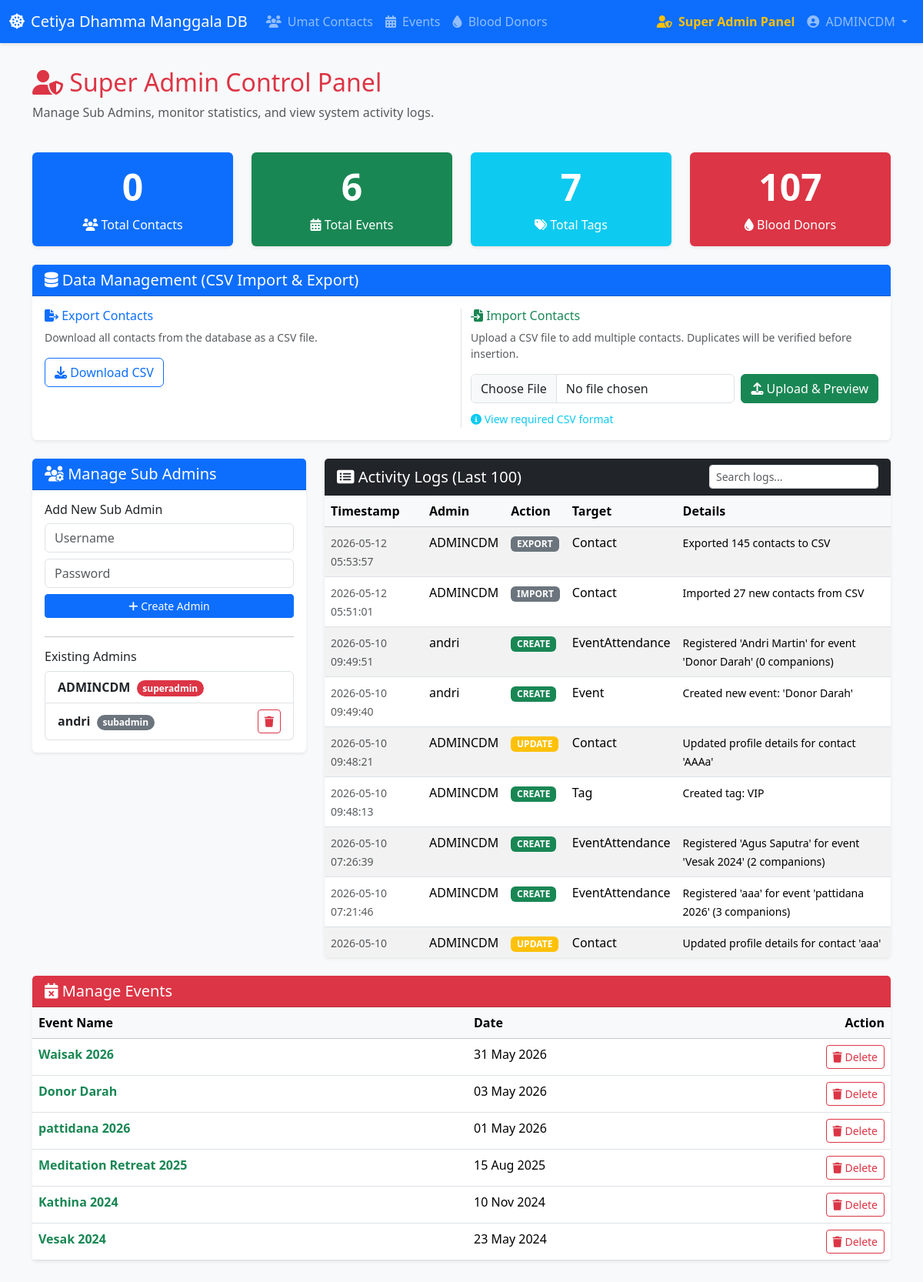
The page /superadmin (signed in) on the database as committed earlier.
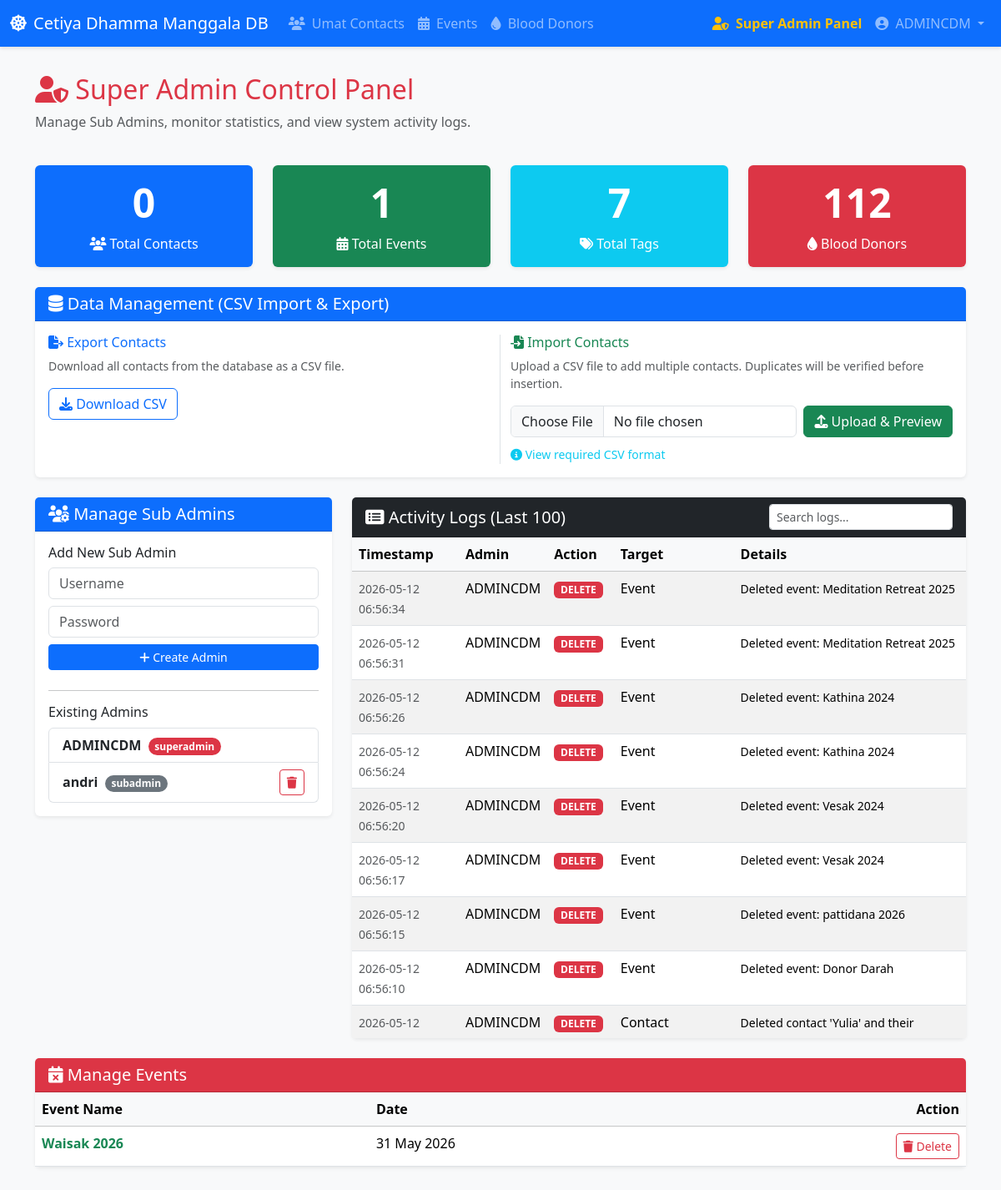
The same page on the database as committed later.
### models.py (models this page shows)
class Admin(Base):
    __tablename__ = 'admins'
    id = Column(Integer, primary_key=True, index=True)
    username = Column(String, unique=True, index=True)
    password = Column(String)
    role = Column(String, default="subadmin") # "superadmin" or "subadmin"
    activities = relationship("ActivityLog", back_populates="admin")

class ActivityLog(Base):
    __tablename__ = 'activity_logs'
    id = Column(Integer, primary_key=True, index=True)
    timestamp = Column(DateTime, default=datetime.datetime.utcnow)
    admin_id = Column(Integer, ForeignKey('admins.id'))
    action = Column(String) # e.g. "CREATE", "UPDATE", "DELETE"
    target = Column(String) # e.g. "Contact", "Event", "Admin"
    details = Column(String) # Additional context
    admin = relationship("Admin", back_populates="activities")

class Event(Base):
    __tablename__ = 'events'
    id = Column(Integer, primary_key=True, index=True)
    name = Column(String, index=True)
    date = Column(Date)
    attendances = relationship("EventAttendance", back_populates="event")

### main.py (the view)
@app.get("/superadmin", response_class=HTMLResponse)
def read_superadmin(request: Request, db: Session = Depends(get_db), admin: models.Admin = Depends(require_admin)):
    if admin.role != "superadmin":
        return RedirectResponse(url="/", status_code=303)
    admins = db.query(models.Admin).all()
    logs = db.query(models.ActivityLog).order_by(models.ActivityLog.timestamp.desc()).limit(100).all()
    events = db.query(models.Event).order_by(models.Event.date.desc()).all()
    stats = {
        "total_contacts": db.query(models.Contact).count(),
        "total_events": db.query(models.Event).count(),
        "total_tags": db.query(models.Tag).count(),
        "total_donors": db.query(models.BloodDonor).count()
    }
    return templates.TemplateResponse(request=request, name="superadmin.html", context={"admins": admins, "logs": logs, "stats": stats, "events": events, "admin": admin})

### templates/superadmin.html (shortened to what the changed rows need)
{% extends "base.html" %}
{% block content %}
<div class="row mb-4">
    <div class="col-md-12">
        <h2 class="text-danger"><i class="fas fa-user-shield"></i> Super Admin Control Panel</h2>
    </div>
</div>
<div class="row mb-4">
    <div class="col-md-3">
        <div class="card shadow-sm bg-primary text-white text-center">
            <div class="card-body">
                <h1 class="display-5 fw-bold">{{ stats.total_contacts }}</h1>
            </div>
        </div>
    </div>
    <div class="col-md-3">
        <div class="card shadow-sm bg-success text-white text-center">
            <div class="card-body">
                <h1 class="display-5 fw-bold">{{ stats.total_events }}</h1>
                <p class="mb-0"><i class="fas fa-calendar-alt"></i> Total Events</p>
            </div>
        </div>
    </div>
    <div class="col-md-3">
        <div class="card shadow-sm bg-info text-white text-center">
            <div class="card-body">
                <h1 class="display-5 fw-bold">{{ stats.total_tags }}</h1>
            </div>
        </div>
    </div>
    <div class="col-md-3">
        <div class="card shadow-sm bg-danger text-white text-center">
            <div class="card-body">
                <h1 class="display-5 fw-bold">{{ stats.total_donors }}</h1>
                <p class="mb-0"><i class="fas fa-tint"></i> Blood Donors</p>
            </div>
        </div>
    </div>
</div>
<div class="row">
    <div class="col-md-4">
        <div class="card shadow-sm mb-4 border-primary">
            <div class="card-body">
                <ul class="list-group">
                    {% for a in admins %}
                    <li class="list-group-item d-flex justify-content-between align-items-center">
                        <div>
                            <strong>{{ a.username }}</strong>
                            <span class="badge {% if a.role == 'superadmin' %}bg-danger{% else %}bg-secondary{% endif %} rounded-pill ms-1">{{ a.role }}</span>
                        </div>
                        {% if a.id != admin.id and a.role != 'superadmin' %}
                        <form action="/superadmin/delete-admin/{{ a.id }}" method="post" style="display:inline;">
                            <button type="submit" class="btn btn-sm btn-outline-danger" onclick="return confirm('Are you sure you want to delete this sub admin?')"><i class="fas fa-trash"></i></button>
                        </form>
                        {% endif %}
                    </li>
                    {% endfor %}
                </ul>
            </div>
        </div>
    </div>
    <div class="col-md-8">
        <div class="card shadow-sm">
            <div class="card-body p-0">
                <div class="table-responsive" style="max-height: 600px; overflow-y: auto;">
                    <table class="table table-striped table-hover mb-0" id="logsTable">
                        <thead class="table-light sticky-top">
                            <tr>
                                <th>Timestamp</th>
                                <th>Admin</th>
                                <th>Action</th>
                                <th>Target</th>
                                <th>Details</th>
                            </tr>
                        </thead>
                        <tbody>
                            {% for log in logs %}
                            <tr>
                                <td><small class="text-muted">{{ log.timestamp.strftime('%Y-%m-%d %H:%M:%S') }}</small></td>
                                <td>{{ log.admin.username if log.admin else 'Unknown' }}</td>
                                <td>
                                    <span class="badge {% if log.action == 'CREATE' %}bg-success{% elif log.action == 'UPDATE' %}bg-warning{% elif log.action == 'DELETE' %}bg-danger{% else %}bg-secondary{% endif %}">
                                        {{ log.action }}
                                    </span>
                                </td>
                                <td>{{ log.target }}</td>
                                <td><small>{{ log.details }}</small></td>
                            </tr>
                            {% else %}
                            <tr>
                                <td colspan="5" class="text-center">No activity logs found.</td>
                            </tr>
                            {% endfor %}
                        </tbody>
                    </table>
                </div>
            </div>
        </div>
    </div>
</div>
<div class="row mt-4">
    <div class="col-md-12">
        <div class="card shadow-sm mb-4 border-danger">
            <div class="card-body p-0">
                <div class="table-responsive" style="max-height: 400px; overflow-y: auto;">
                    <table class="table table-hover mb-0">
                        <thead class="table-light sticky-top">
                            <tr>
                                <th>Event Name</th>
                                <th>Date</th>
                                <th class="text-end">Action</th>
                            </tr>
                        </thead>
                        <tbody>
                            {% for e in events %}
                            <tr>
                                <td><a href="/events/{{ e.id }}" class="text-decoration-none fw-bold text-success">{{ e.name }}</a></td>
                                <td>{{ e.date.strftime('%d %b %Y') if e.date else '' }}</td>
                                <td class="text-end">
                                    <form action="/events/{{ e.id }}/delete" method="post" style="display:inline;">
                                        <button type="submit" class="btn btn-sm btn-outline-danger" onclick="return confirm('Are you sure you want to delete the event \'{{ e.name }}\'? This will also delete all attendance records for this event.')">
                                            <i class="fas fa-trash"></i> Delete
                                        </button>
                                    </form>
                                </td>
                            </tr>
                            {% else %}
                            <tr>
                                <td colspan="3" class="text-center text-muted py-3">No events found.</td>
                            </tr>
                            {% endfor %}
                        </tbody>
                    </table>
                </div>
            </div>
        </div>
    </div>
</div>
{% endblock %}

### templates/base.html (shortened to what this page needs)
<!DOCTYPE html>
<html lang="en">
<head>
    <link href="https://cdn.jsdelivr.net/npm/bootstrap@5.3.2/dist/css/bootstrap.min.css" rel="stylesheet">
    <link rel="stylesheet" href="https://cdnjs.cloudflare.com/ajax/libs/font-awesome/6.4.2/css/all.min.css">
    <link href="https://cdn.jsdelivr.net/npm/select2@4.1.0-rc.0/dist/css/select2.min.css" rel="stylesheet" />
</head>
<body>
    <nav class="navbar navbar-expand-lg navbar-dark bg-primary">
        <div class="container-fluid">
            <a class="navbar-brand" href="/">
                <i class="fas fa-dharmachakra me-2"></i>Cetiya Dhamma Manggala DB
            </a>
            <div class="collapse navbar-collapse" id="navbarNav">
                <ul class="navbar-nav me-auto mb-2 mb-lg-0">
                    <li class="nav-item">
                        <a class="nav-link" href="/"><i class="fas fa-users me-1"></i> Umat Contacts</a>
                    </li>
                    <li class="nav-item">
                        <a class="nav-link" href="/events"><i class="fas fa-calendar-alt me-1"></i> Events</a>
                    </li>
                    <li class="nav-item">
                        <a class="nav-link" href="/blood-donors"><i class="fas fa-tint me-1"></i> Blood Donors</a>
                    </li>
                </ul>
                {% if admin %}
                <ul class="navbar-nav">
                    {% if admin.role == 'superadmin' %}
                    <li class="nav-item">
                        <a class="nav-link text-warning fw-bold" href="/superadmin"><i class="fas fa-user-shield me-1"></i> Super Admin Panel</a>
                    </li>
                    {% endif %}
                    <li class="nav-item dropdown">
                        <a class="nav-link dropdown-toggle" href="#" id="navbarDropdown" role="button" data-bs-toggle="dropdown" aria-expanded="false">
                            <i class="fas fa-user-circle me-1"></i> {{ admin.username }}
                        </a>
                    </li>
                </ul>
                {% endif %}
            </div>
        </div>
    </nav>
    <div class="container">
        {% block content %}{% endblock %}
    </div>
</body>
</html>

Rows that differ between the two databases and show on the page:
no longer on this page (row unchanged): ActivityLog: timestamp "2026-05-12 05:53:57", admin "ADMINCDM", action "EXPORT", target "Contact", details "Exported 145 contacts to CSV"
no longer on this page (row unchanged): ActivityLog: timestamp "2026-05-12 05:51:01", admin "ADMINCDM", action "IMPORT", target "Contact", details "Imported 27 new contacts from CSV"
no longer on this page (row unchanged): ActivityLog: timestamp "2026-05-10 09:49:51", admin "andri", action "CREATE", target "EventAttendance", details "Registered 'Andri Martin' for event 'Donor Darah' (0 companions)"
no longer on this page (row unchanged): ActivityLog: timestamp "2026-05-10 09:49:40", admin "andri", action "CREATE", target "Event", details "Created new event: 'Donor Darah'"
no longer on this page (row unchanged): ActivityLog: timestamp "2026-05-10 09:48:21", admin "ADMINCDM", action "UPDATE", target "Contact", details "Updated profile details for contact 'AAAa'"
no longer on this page (row unchanged): ActivityLog: timestamp "2026-05-10 09:48:13", admin "ADMINCDM", action "CREATE", target "Tag", details "Created tag: VIP"
no longer on this page (row unchanged): ActivityLog: timestamp "2026-05-10 07:26:39", admin "ADMINCDM", action "CREATE", target "EventAttendance", details "Registered 'Agus Saputra' for event 'Vesak 2024' (2 companions)"
no longer on this page (row unchanged): ActivityLog: timestamp "2026-05-10 07:21:46", admin "ADMINCDM", action "CREATE", target "EventAttendance", details "Registered 'aaa' for event 'pattidana 2026' (3 companions)"
no longer on this page (row unchanged): ActivityLog: timestamp "2026-05-10…", admin "ADMINCDM", action "UPDATE", target "Contact", details "Updated profile details for contact 'aaa'"
removed Event: name "Donor Darah", date "03 May 2026"
removed Event: name "pattidana 2026", date "01 May 2026"
removed Event: name "Meditation Retreat 2025", date "15 Aug 2025"
removed Event: name "Kathina 2024", date "10 Nov 2024"
removed Event: name "Vesak 2024", date "23 May 2024"
added ActivityLog: timestamp "2026-05-12 06:56:34", admin "ADMINCDM", action "DELETE", target "Event", details "Deleted event: Meditation Retreat 2025"
added ActivityLog: timestamp "2026-05-12 06:56:31", admin "ADMINCDM", action "DELETE", target "Event", details "Deleted event: Meditation Retreat 2025"
added ActivityLog: timestamp "2026-05-12 06:56:26", admin "ADMINCDM", action "DELETE", target "Event", details "Deleted event: Kathina 2024"
added ActivityLog: timestamp "2026-05-12 06:56:24", admin "ADMINCDM", action "DELETE", target "Event", details "Deleted event: Kathina 2024"
added ActivityLog: timestamp "2026-05-12 06:56:20", admin "ADMINCDM", action "DELETE", target "Event", details "Deleted event: Vesak 2024"
added ActivityLog: timestamp "2026-05-12 06:56:17", admin "ADMINCDM", action "DELETE", target "Event", details "Deleted event: Vesak 2024"
added ActivityLog: timestamp "2026-05-12 06:56:15", admin "ADMINCDM", action "DELETE", target "Event", details "Deleted event: pattidana 2026"
added ActivityLog: timestamp "2026-05-12 06:56:10", admin "ADMINCDM", action "DELETE", target "Event", details "Deleted event: Donor Darah"
added ActivityLog: timestamp "2026-05-12…", admin "ADMINCDM", action "DELETE", target "Contact", details "Deleted contact 'Yulia' and their…"
Other text that changed with them:
{{ stats.total_events }}: "6" → "1"
{{ stats.total_donors }}: "107" → "112"
